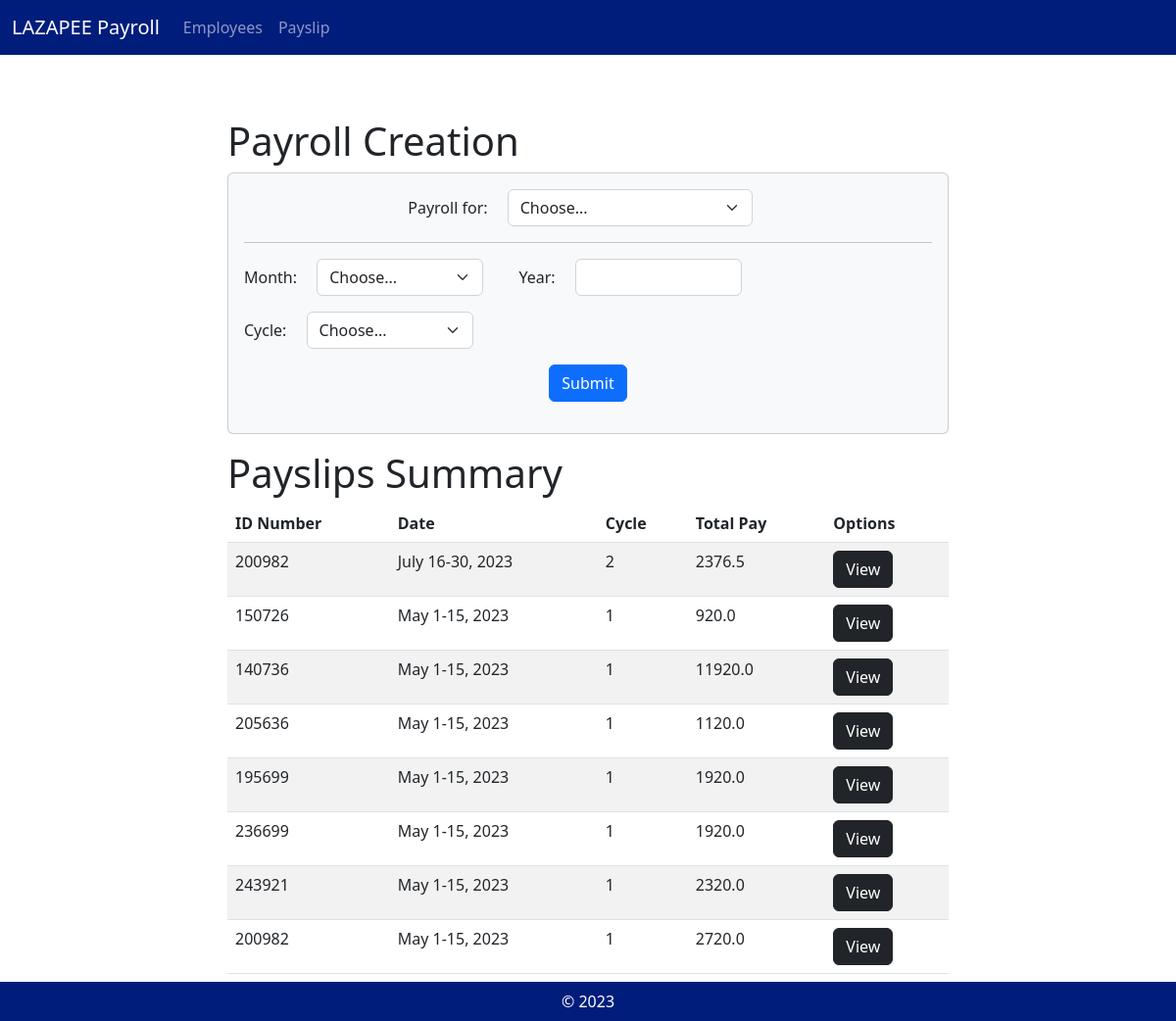
/payslips, run on an earlier commit of the app's database.
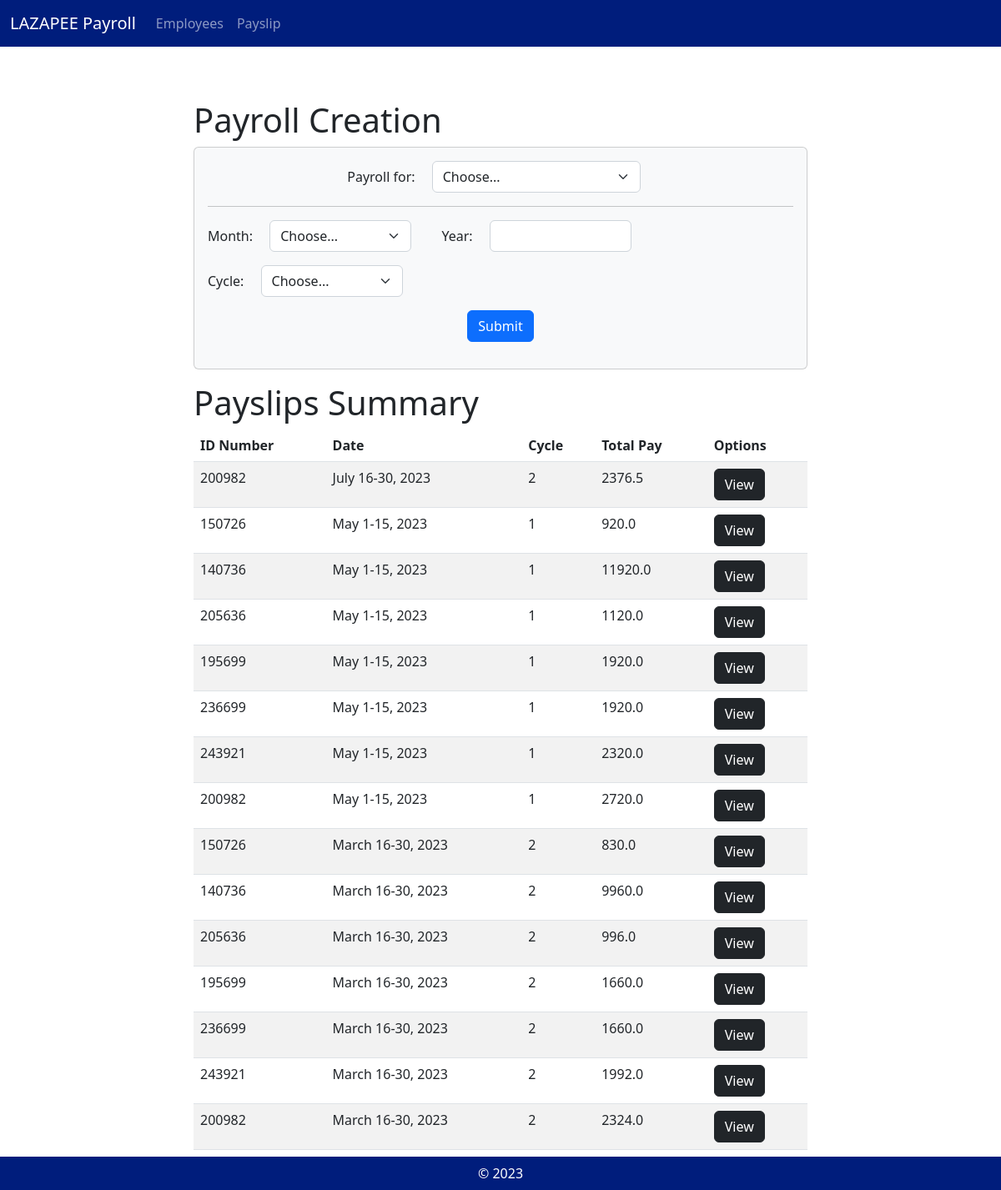
And on a later commit of the database.
### payroll_app/models.py (models this page shows, shortened)
class Payslip(models.Model):
    id_number = models.ForeignKey(Employee, on_delete=models.CASCADE)
    month = models.CharField(max_length=50)
    date_range = models.CharField(max_length=50)
    year = models.CharField(max_length=4)
    pay_cycle = models.IntegerField()
    rate = models.FloatField()
    earnings_allowance = models.FloatField()
    deductions_tax = models.FloatField(default=0)
    deductions_health = models.FloatField(default=0)
    pag_ibig = models.FloatField(default=100)
    sss = models.FloatField(default=0.045)
    overtime = models.FloatField()
    total_pay = models.FloatField()

class Employee(models.Model):
    name = models.CharField(max_length=255)
    id_number = models.CharField(max_length=20, unique=True)
    rate = models.FloatField()
    overtime_pay = models.FloatField(default=0, blank = True)
    allowance = models.FloatField(null = True, blank = True)
    def __str__(self):
        return f"{self.id_number}"

### payroll_app/views.py (the view, shortened to what this page needs)
# urls.py: path('payslips', views.payslips, name='payslips'),
def payslips(request):
        employees = Employee.objects.all()
        payslips = Payslip.objects.all()
        return render(request, 'payroll_app/payslips.html', {'employees':employees, 'payslips':payslips})

### payroll_app/templates/payroll_app/payslips.html (shortened to what this page needs)
{% extends 'payroll_app/base.html' %}
{% load static %}
{% block content %}
                <div class="mx-auto col-8 col-md-8 col-lg-8 mt-5">
                    <h1>Payroll Creation</h1>
                    <div class="card bg-light mb-3">
                        <div class="card-body">
                            <form method="POST" action="{% url 'payslips' %}">{% csrf_token %}
                                <div class="form-group mb-3 text-center align-items-center" style>
                                    <label class="form-check-inline" for="payroll_for">Payroll for:</label>
                                    <select class="form-check-inline form-select" style="width: 250px;" id="payroll_for"  name="payroll_for">
                                        <option value="" disabled selected hidden>Choose...</option>
                                    </select>
                                </div>
                                <hr>
                                <div class="form-group mb-3 text-left align-items-left form-check-inline" style>
                                    <label class="form-check-inline" for="month">Month:</label>
                                    <select class="form-check-inline form-select" style="width: 170px;" id="month"  name="month">
                                        <option value="" disabled selected hidden>Choose...</option>
                                    </select>
                                </div>
                                <div class="form-group mb-3 text-center align-items-center form-check-inline" style>
                                    <label class="form-check-inline" for="year">Year:</label>
                                    <input class="form-check-inline form-control" style="width: 170px;" type="text" id="year"  name="year">
                                </div>
                                <div class="form-group mb-3 text-right align-items-right form-check-inline" style>
                                    <label class="form-check-inline" for="cycle">Cycle:</label>
                                    <select class="form-check-inline form-select" style="width: 170px;" id="cycle"  name="cycle">
                                        <option value="" disabled selected hidden>Choose...</option>
                                    </select>
                                </div>
                                <div class="d-flex justify-content-center">
                                    <button type="submit" class="btn btn-primary">Submit</button>
                                </div>
                            </form>
                        </div>
                    </div>
                    <h1>Payslips Summary</h1>
                    <div class="col-xs-1 center-block">
                        <table class="table table-striped mb-5">
                            <thead>
                                <th scope="col"> ID Number </th>
                                <th scope="col"> Date </th>
                                <th scope="col"> Cycle</th>
                                <th scope="col"> Total Pay </th>
                                <th scope="col"> Options </th>
                            </thead>
                            <tbody>
                                {% for p in payslips %}
                                <tr>
                                    <td> {{ p.id_number }} </td>
                                    <td> {{ p.month }} {{ p.date_range }}, {{ p.year }} </td>
                                    <td> {{ p.pay_cycle }} </td>
                                    <td> {{ p.total_pay }} </td>
                                    <td><a href="{% url 'view_payslips' pk=p.pk %}"  class="btn btn-dark">View</button></td>
                                </tr>
                                {% endfor %}
                            </tbody>
                        </table>
                    </div>
                </div>
                {% endblock %}

What changed in the data, as far as the page shows it:
added Payslip: id_number "150726", month "March", date_range "16-30", year "2023", pay_cycle "2", total_pay "830.0"
added Payslip: id_number "140736", month "March", date_range "16-30", year "2023", pay_cycle "2", total_pay "9960.0"
added Payslip: id_number "205636", month "March", date_range "16-30", year "2023", pay_cycle "2", total_pay "996.0"
added Payslip: id_number "195699", month "March", date_range "16-30", year "2023", pay_cycle "2", total_pay "1660.0"
added Payslip: id_number "236699", month "March", date_range "16-30", year "2023", pay_cycle "2", total_pay "1660.0"
added Payslip: id_number "243921", month "March", date_range "16-30", year "2023", pay_cycle "2", total_pay "1992.0"
added Payslip: id_number "200982", month "March", date_range "16-30", year "2023", pay_cycle "2", total_pay "2324.0"
